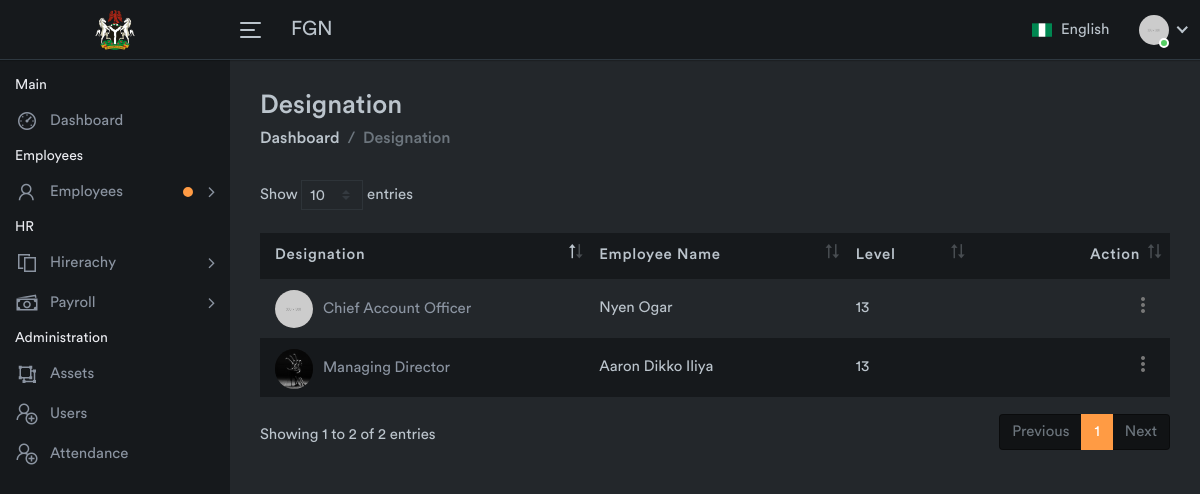
/position.php, run on the app's committed database.
### tables this page shows
CREATE TABLE IF NOT EXISTS `designation` (
  `id` int(255) NOT NULL AUTO_INCREMENT,
  `designation` varchar(255) NOT NULL,
  `emp_id` varchar(255) NOT NULL,
  `level` int(255) NOT NULL,
  PRIMARY KEY (`id`)
);

CREATE TABLE IF NOT EXISTS `employee` (
  `id` int(6) NOT NULL AUTO_INCREMENT,
  `name` varchar(255) NOT NULL,
  `email` varchar(255) NOT NULL,
  `empID` varchar(255) NOT NULL,
  `joiningDate` varchar(255) NOT NULL,
  `phone` varchar(14) NOT NULL,
  `department` varchar(255) NOT NULL,
  `address` varchar(255) DEFAULT NULL,
  `Gender` varchar(255) DEFAULT NULL,
  `dob` varchar(255) DEFAULT NULL,
  `isAdmin` int(6) NOT NULL DEFAULT '0',
  `password` varchar(255) NOT NULL,
  `account` int(15) DEFAULT NULL,
  `bank` varchar(255) DEFAULT NULL,
  `picture` varchar(255) DEFAULT NULL,
  PRIMARY KEY (`id`)
);

### class.php (called while the page is built, shortened)
<?php
class major{
	public $connect;
	public $query;
	function __construct()
	{
		$this->connect = new PDO("mysql:host=localhost;dbname=fgnpayroll", "root", "");
		$this->today = date("Y-m-d");
	}
    function execute($data = null)
	{
		try{
		$this->statement = $this->connect->prepare($this->query);
		if($data)
		{
			$this->statement->execute($data);
		}
		else
		{
			$this->statement->execute();
		}
	}catch(PDOException $e){
     $e->getMessage();
	}
	}
	function get_result()
	{
		return $this->connect->query($this->query, PDO::FETCH_ASSOC);
	}
    function get_employee_name($id){
        $this->query="
        SELECT * FROM employee WHERE  id='$id'
        ";
        $this->execute();
        $row = $this->get_result();
        foreach($row as $res){
            return $res['name'];
        }
    }
}
?>

### position.php (the view, shortened to what this page needs)
<?php
include('class.php');
include('include/header.php');
$object = new major;
?>
<?php include 'include/connection.php';?>
<?php include('include/nav.php') ?>
<?php include('include/sidenav.php') ?>
<div class="page-wrapper">
    <div class="content container-fluid">
        <div class="page-header">
            <div class="row align-items-center">
                <div class="col">
                    <h3 class="page-title">Designation</h3>
                    <ul class="breadcrumb">
                        <li class="breadcrumb-item"><a href="index.php">Dashboard</a></li>
                        <li class="breadcrumb-item active">Designation</li>
                    </ul>
                </div>
            </div>
        </div>
        <div class="row">
            <div class="col-md-12">
                <div class="table-responsive">
                    <table class="table table-striped custom-table datatable">
                        <thead>
                            <tr>
                                <th>Designation</th>
                                <th>Employee Name</th>
                                <th>Level</th>
                                <th class="text-right no-sort">Action</th>
                            </tr>
                        </thead>
                        <tbody>
                            <?php
                                   $object->query="
                                   SELECT * FROM designation
                                   ";
                                   $object->execute();
                                   $res = $object->get_result();
                                   foreach($res as $row)
                                   {
                                      ?>
<?php
                        $id = $row['emp_id'];
                       $pro = mysqli_query($conn,"SELECT * FROM  employee WHERE id = '$id'");
					   $row1 = mysqli_fetch_array($pro);
                     ?>
                            <tr>
                                <td>
                                    <h2 class="table-avatar">
                                    <?php if($row1['picture']==""){
													?>
                                                <a href="#" class="avatar"><img alt="" src="assets/img/profiles/avatar-10.jpg"></a>
                                                <?php }else{?>
                                                    <a href="#" class="avatar"><img alt="" src="pictures/<?php echo $row1['picture'] ?>" width="40px" height="40px"></a>
                                              <?php  }?>
                                        <a href="profile.php">
                                            <?php echo $row['designation']  ?> </a>
                                    </h2>
                                </td>
                                <td>
                                    <?php echo $object->get_employee_name($row['emp_id'])  ?>
                                </td>
                                <td>
                                    <?php echo $row['level']  ?>
                                </td>
                                <td class="text-right">
                                    <div class="dropdown dropdown-action">
                                        <a href="#" class="action-icon dropdown-toggle" data-toggle="dropdown"
                                            aria-expanded="false"><i class="material-icons">more_vert</i></a>
                                    </div>
                                </td>
                            </tr>
                                                    <?php
      $object->query="
      SELECT * FROM employee
      ";
      $object->execute();
      $res2 = $object->get_result();
                                     ?>
                            <?php } ?>
                        </tbody>
                    </table>
                </div>
            </div>
        </div>
    </div>
</div>
</div>
</body>
</html>

### data on the page
designation: designation "Chief Account Officer", emp.name "Nyen Ogar", level "13"
designation: employee.picture (picture), designation "Managing Director", employee_name "Aaron Dikko Iliya", level "13"
